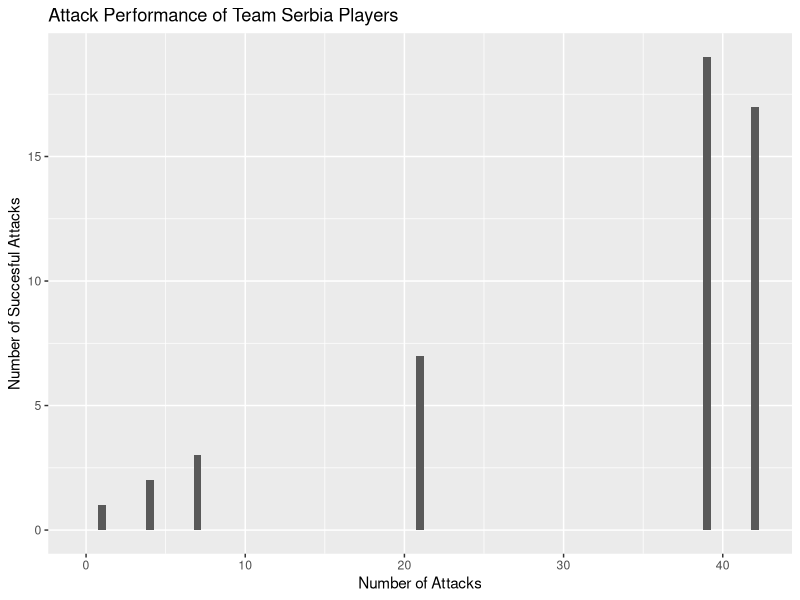
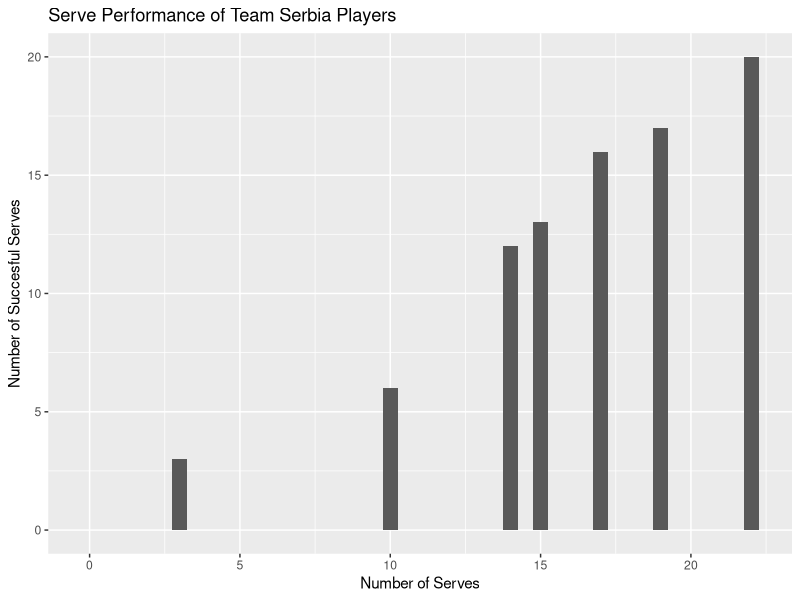
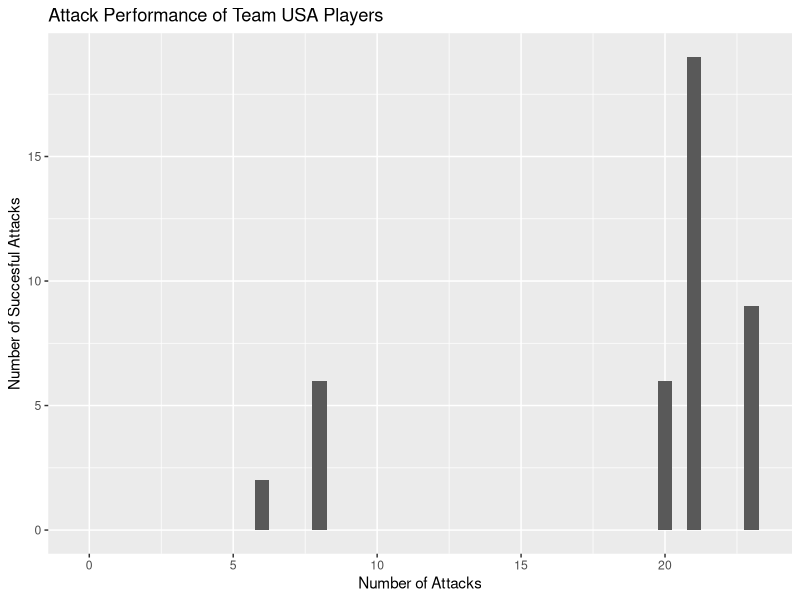
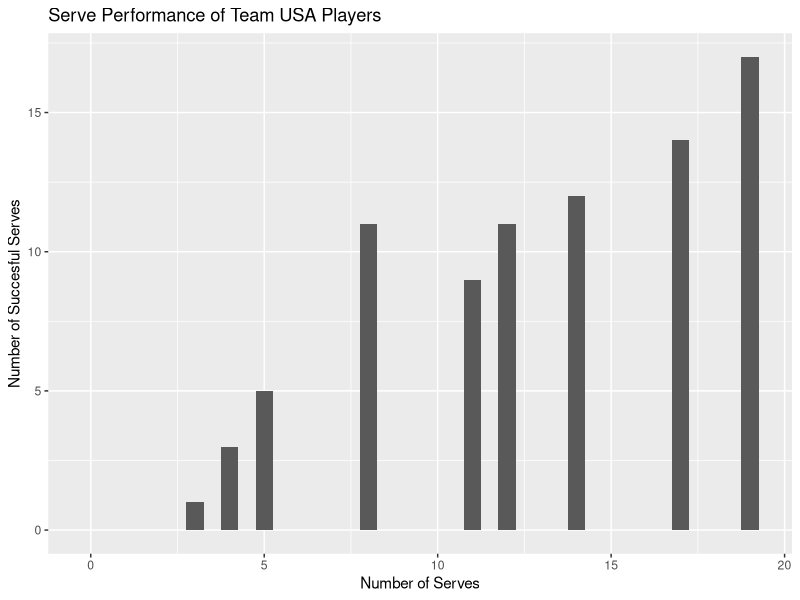

These figures' R source, in order:
## ---- chunk 1
knitr::opts_chunk$set(echo = TRUE)
library(tidyverse)
library(readr)
library(readxl)
## ---- chunk 2
# Read in the excel sheet data.

# Overall contains the general breakdown of the entire game, 
# by scores per set, as well as number of sets won by each team.

overall <- read_excel("raw_data/2016_USA_SERBIA_OVERALL.xlsx", 1) 

# US_Players contains the individual data of each player
# over the course of 5 sets.

US_Players <- read_excel("raw_data/US_PLAYERS_8_18_16.xlsx") %>% 
  replace(., is.na(.), 0)

# Serbia_Players reads in individual data of players on the
# Serbian team who played Team USA on 08-18-2016.

Serbia_Players <- read_excel("raw_data/SERBIA_PLAYERS_8_18_16.xlsx") %>% 
  replace(., is.na(.), 0)
## ---- chunk 3
USA_Serves <- US_Players %>% 
  ggplot(aes(x = Serve_Total, y = (Serve_Total - Serve_Error))) +
  geom_col(width = 0.5) +
  labs(title = "Serve Performance of Team USA Players", 
       x = "Number of Serves",
       y = "Number of Succesful Serves")

Serbia_Serves <- Serbia_Players %>% 
  ggplot(aes(x = Serve_Tot, y = Serve_Tot - Serve_Err)) +
    geom_col(width = 0.5) +
  labs(title = "Serve Performance of Team Serbia Players", 
       x = "Number of Serves",
       y = "Number of Succesful Serves") 


## ---- chunk 4
USA_Attacks <- US_Players %>% 
  ggplot(aes(x = Attack_Total, y = Attack_Pts)) +
  geom_col(width = 0.5) +
  labs(title = "Attack Performance of Team USA Players", 
       x = "Number of Attacks",
       y = "Number of Succesful Attacks")

Serbia_Attacks <- Serbia_Players %>% 
  ggplot(aes(x = Attack_Tot., y = Attack_Pts)) +
  geom_col(width = 0.5) +
  labs(title = "Attack Performance of Team Serbia Players", 
       x = "Number of Attacks",
       y = "Number of Succesful Attacks")
